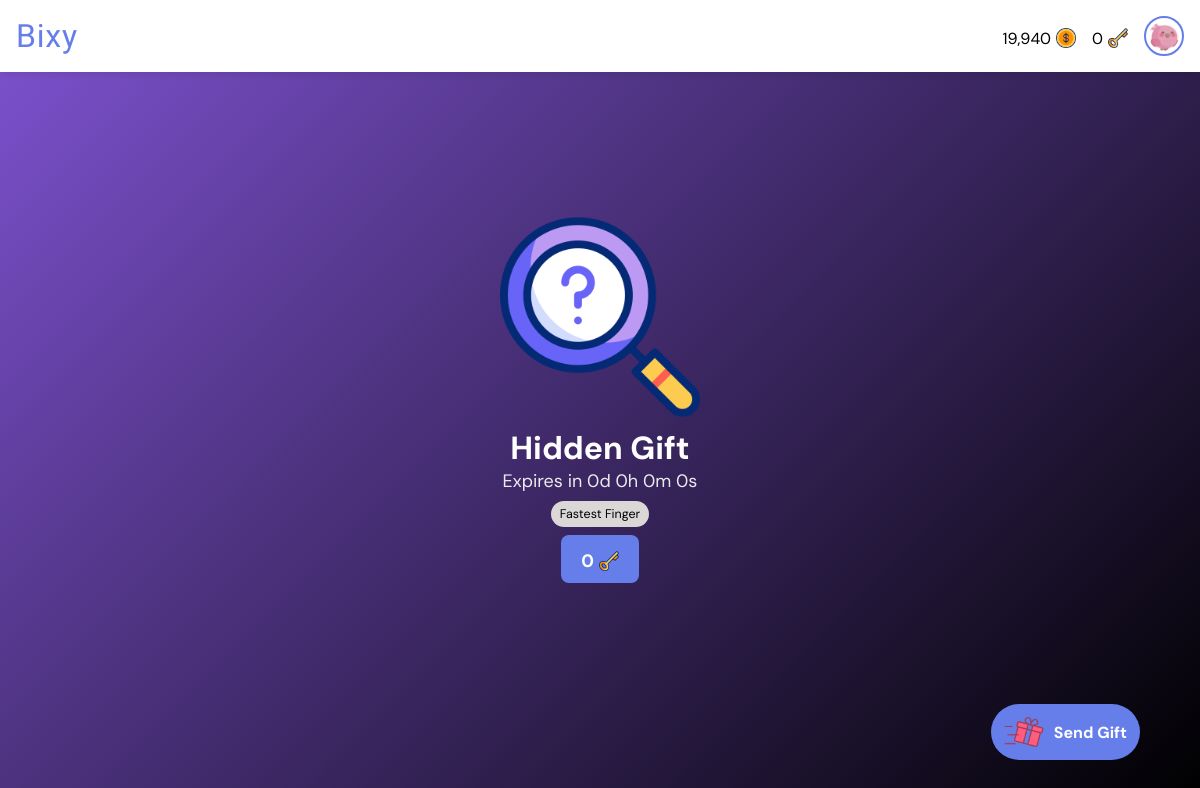
The app's page / (signed in) with its own data.
### giftapp/models.py (models this page shows, shortened)
class User(AbstractUser):
    gender = models.CharField(max_length=6, choices=GENDERS, default=GENDERS[0][0])
    is_verified = models.BooleanField(default=False, help_text="If the user's email address is verified or not.")
    email = models.EmailField(unique=True, blank=False, null=False)
    new_email = models.EmailField(unique=False, blank=True, null=True)
    coins = models.PositiveIntegerField(default=0)
    won_coins = models.PositiveIntegerField(default=0)
    keys = models.PositiveIntegerField(default=0)
    verify_code = models.CharField(max_length=255, null=True, blank=True)
    change_email_code = models.CharField(max_length=255, null=True, blank=True)
    profile_pic = models.ForeignKey(ProfilePicture, on_delete=models.SET_NULL, related_name='owners', null=True)
    deactivated_at = models.DateTimeField(null=True, blank=True)
    USERNAME_FIELD = "email"
    REQUIRED_FIELDS = ["username"]

class ProfilePicture(models.Model):
    name = models.CharField(max_length=50, null=False, blank=False)
    image = models.ImageField(null=False, blank=False, upload_to='profile_pics')

class GiftTransaction(models.Model):
    gifter = models.ForeignKey(User, on_delete=models.CASCADE, related_name="gifts_sent")
    recipient = models.ForeignKey(User, on_delete=models.CASCADE, related_name="gifts_received", null=True, blank=True)
    gift = models.ForeignKey(Gift, on_delete=models.CASCADE, related_name='transactions')
    quantity = models.PositiveIntegerField(default=1, help_text="Number of this gift to buy.")
    early_claim_fee = models.PositiveIntegerField(default=0, help_text="Number of keys paid to claim the gift early if not dropped. FF gifts cannot have early claim fee greater than 0.")
    claim_fee = models.PositiveIntegerField(default=0, help_text="Number of keys paid to claim the gift if dropped.")
    paid_users = models.ManyToManyField(User, related_name="paid_gifts", blank=True)
    message = models.CharField(max_length=255, blank=True)
    is_visible = models.BooleanField(default=True, help_text="If the actual gift is shown or hidden.")
    is_fastest_finger = models.BooleanField(default=False, help_text="If the gift is won by fastest finger only.")
    expire_rate = models.PositiveIntegerField(default=1, help_text="Number of hours before the gift expires (1 - 24). Must be greater than drop rate.")
    drop_rate = models.PositiveIntegerField(default=0, help_text="Number of hours before the gift drops (0 - 23).")
    expire_date = models.DateTimeField(default=timezone.now)
    drop_date = models.DateTimeField(default=timezone.now)
    created_at = models.DateTimeField(default=timezone.now)
    reveals = models.ManyToManyField(User, related_name="gift_reveals", blank=True)
    claimed_by = models.ForeignKey(
        User, null=True, blank=True, on_delete=models.SET_NULL, related_name="gifts_claimed"
    )
    def seconds_until_expire(self):
        delta = self.expire_date - timezone.now()
        return max(0, int(delta.total_seconds()))
    def seconds_until_drop(self):
        delta = self.drop_date - timezone.now()
        return max(0, int(delta.total_seconds()))
    def is_due_for_drop(self):
        return self.seconds_until_drop() <= 0

### giftapp/views.py (the view)
# urls.py: path("", views.all_gifts, name="all_gifts"),
def all_gifts(request):
    gift_transactions = GiftTransaction.objects.annotate(
        due_for_expire=ExpressionWrapper(
            Q(expire_date__lt=timezone.now()), output_field=BooleanField()
        ),
        seconds_before_drop=ExpressionWrapper(
            F("drop_date") - timezone.now(), output_field=DurationField()
        ),
        seconds_before_expire=ExpressionWrapper(
            F("expire_date") - timezone.now(), output_field=DurationField()
        )
    ).filter(due_for_expire=False).order_by('seconds_before_drop', 'seconds_before_expire')
    if request.user.is_authenticated:
        gift_transactions = GiftTransaction.objects.annotate(
            due_for_expire=ExpressionWrapper(
                Q(expire_date__lt=timezone.now()), output_field=BooleanField()
            ),
            seconds_before_drop=ExpressionWrapper(
                F("drop_date") - timezone.now(), output_field=DurationField()
            ),
            seconds_before_expire=ExpressionWrapper(
                F("expire_date") - timezone.now(), output_field=DurationField()
            )
        ).order_by('seconds_before_drop', 'seconds_before_expire')
    return render(request, "all_gifts_partial.html", {"gift_transactions": gift_transactions})

### templates/all_gifts_partial.html (shortened to what this page needs)
<!DOCTYPE html>
<html lang="en">
<head>
  {% load static %}
  {% load humanize %}
  {% load timefilters %}
  <link rel="stylesheet" href="{% static 'css/all_gifts.css' %}">
</head>
<body>
  <nav class="navbar">
    <div class="logo-container" role="link" tabindex="0">
      <a href="{% url 'all_gifts' %}" class="logo-text">Bixy</a>
    </div>
    <div class="profile-section" id="profileSection">
      {% if user.is_authenticated %}
      <a href="{% url 'buy_coins' %}" style="text-decoration: none; color: black;">
        <div class="cost">
          <p>{{ user.coins|intcomma }}</p>
          <img src="{% static 'images/dollar.png' %}" alt="Gift image">
        </div>
      </a>
      <a href="{% url 'buy_coins' %}" style="text-decoration: none; color: black;">
        <div class="cost">
          <p>{{ user.keys|intcomma }}</p>
          <img src="{% static 'images/key.png' %}" alt="Gift image">
        </div>
      </a>
      <a href="{% url 'profile' %}">
        <img src="{{ user.profile_pic.image.url }}" alt="Profile picture" class="profile-pic" />
      </a>
      {% else %}
      <a href="{% url 'signin' %}" class="btn login">Login</a>
      <a href="{% url 'signup' %}" class="btn signup">Sign Up</a>
      {% endif %}
    </div>
  </nav>
  {% if gift_transactions|length > 0 %}
  <div class="container">
    <div class="inner" id="scrollArea">
      {% for gift_transaction in gift_transactions %}
      <div class="slide normal"
        style="background: {% cycle 'linear-gradient(135deg, #7f53d2, black)' 'linear-gradient(135deg, mediumspringgreen, black)' 'linear-gradient(135deg, #f1306d, black)' 'linear-gradient(135deg, midnightblue, black)' 'linear-gradient(135deg, mediumaquamarine, black)' %};">
        {% if gift_transaction.is_visible %}
        <img src="{{ gift_transaction.gift.image.url }}" alt="Gift image">
        {% else %}
        <img src="{% static 'images/search.png' %}" alt="Gift image">
        {% endif %}
        {% if gift_transaction.is_visible %}
        <div class="title">{{ gift_transaction.quantity|intcomma }}x {{ gift_transaction.gift.name }}</div>
        {% else %}
        <div class="title">Hidden Gift</div>
        {% endif %}
        {% if gift_transaction.drop_rate > 0 %}
        {% if gift_transaction.is_due_for_drop %}
        <p class="timer" id="{{ gift_transaction.id }}" data-prefix="Expires"
          data-seconds="{{ gift_transaction.seconds_until_expire }}">Expires in --:--:--:--</p>
        {% else %}
        <p class="timer" id="{{ gift_transaction.id }}" data-prefix="Drops"
          data-seconds="{{ gift_transaction.seconds_until_drop }}">Drops in --:--:--:--</p>
        {% endif %}
        {% else %}
        <p class="timer" id="{{ gift_transaction.id }}" data-prefix="Expires"
          data-seconds="{{ gift_transaction.seconds_until_expire }}">Expires in --:--:--:--</p>
        {% endif %}
        <div class="tags">
          {% if gift_transaction.is_fastest_finger %}
          <p class="tag">Fastest Finger</p>
          {% endif %}
        </div>
        <a class="cta-btn" href="{% url 'reveal_gift' gift_transaction.id %}">
          <div class="cost wh">
            <p>{{ gift_transaction.claim_fee|intcomma }}</p>
            <img src="{% static 'images/key.png' %}" alt="Gift image">
          </div>
        </a>
      </div>
      {% endfor %}
    </div>
  </div>
  {% else %}
  <div class="empty">
    <img src="{% static 'images/empty-box.png' %}" alt="No content image">
    <h1>Feels Empty Here.</h1>
    <a href="{% url 'all_gifts' %}">Refresh</a>
  </div>
  {% endif %}
  <a href="{% url 'send_gift' %}" class="send">
    <img src="{% static 'images/giftbox (1).png' %}" alt="Send gift image">
    <p>Send Gift</p>
  </a>
</body>
</html>

### static/css/all_gifts.css (style rules this page uses)
* { margin: 0; padding: 0; box-sizing: border-box; font-family: "DM Sans", sans-serif; font-optical-sizing: auto; font-style: normal; }
html { font-size: 16px; }
:root { --background-color: white; --text-color: black; --label-color: #555; --even-row-color: #f9f9f9; --input-background-color: white; --input-text-color: black; --input-border-color: #ccc; --sub-text-color: #444; --button-color: #667eea; --link-color: #667eea; --button-hover-color: #7f53d2; --card-background-color: rgb(240, 235, 235); --card-text-color: var(--text-color); --card-button-color: white; --tag-bg: #dbd7d7; --tag-text: black; --padding-value: 1rem; }
* { margin: 0; padding: 0; box-sizing: border-box; }
html.scroll, body.scroll { height: 100%; overflow: hidden; font-family: Arial, sans-serif; }
.container { height: 100vh; overflow: hidden; }
.inner { height: 100%; overflow: hidden; }
.slide { height: 100vh; display: flex; flex-direction: column; justify-content: center; align-items: center; color: #fff; text-align: center; padding: 20px; position: relative; top: 0px; }
div.slide.normal img { width: 200px; height: 200px; }
.title { font-size: 32px; margin-top: 10px; font-weight: bold; }
.timer { font-size: 18px; opacity: 0.9; max-width: 90%; }
.cta-btn { padding: 10px 20px; background: #ff0050; background-color: var(--button-color); border: none; border-radius: 8px; color: #fff; font-size: 18px; cursor: pointer; text-decoration: none; font-weight: bold; }
body { background-color: var(--background-color); }
.navbar { display: flex; justify-content: space-between; align-items: center; padding: 1rem var(--padding-value); background: var(--background-color); box-shadow: 0 2px 8px rgba(0, 0, 0, 0.1); position: fixed; top: 0; width: 100%; z-index: 1000; }
.logo-container { display: flex; align-items: center; cursor: pointer; user-select: none; }
.logo-text { font-weight: 700; font-size: 2rem; color: var(--button-color); line-height: 1; letter-spacing: .05rem; font-family: "Passion One", sans-serif; font-weight: 400; font-style: normal; text-decoration: none; }
.profile-section { display: flex; align-items: center; gap: 1rem; }
.profile-pic { width: 40px; height: 40px; border-radius: 50%; object-fit: cover; cursor: pointer; border: 2px solid var(--button-color); transition: box-shadow 0.3s ease; padding: .2rem; display: block; }
div.tags { display: flex; align-items: center; justify-content: center; flex-wrap: wrap; gap: 8px; margin: .5em 0; }
p.tag { background-color: var(--tag-bg); color: var(--tag-text); padding: 5px 9px; border-radius: 15px; font-size: 12.5px; white-space: nowrap; }
a.send { background-color: var(--link-color); color: var(--card-button-color); padding: .5rem .8rem; border: none; border-radius: 4rem; font-size: 1rem; font-weight: bold; text-decoration: none; text-align: center; position: fixed; right: 5%; bottom: 5%; display: flex; align-items: center; gap: 10px; animation-name: zoom; animation-duration: 3s; animation-iteration-count: infinite; animation-timing-function: ease; }
a.send img { width: 40px; height: 40px; }
div.cost { display: flex; align-items: center; gap: 5px; justify-content: center; margin-top: .3rem; color: var(--text-color); }
div.cost img { width: 20px !important; height: 20px !important; }
div.cost.wh p { color: white; }

### records on screen
User: coins "19,940", keys "0", profile_pic.image (picture)
GiftTransaction: is_visible False (drawn), is_fastest_finger "Fastest Finger", claim_fee "0"
